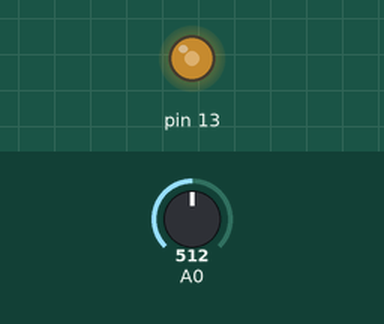
This sketch was run on a simulated Arduino Uno, built with avr-gcc and run on an emulated ATmega328P. Parts: output pins drawn as LEDs (lit = HIGH). Inputs (shaded band) come from the test bench; at power-on: A0 = 512.

Above: at 1.2 s.
1.3 s: A0 set to 0
At 1.47 s:
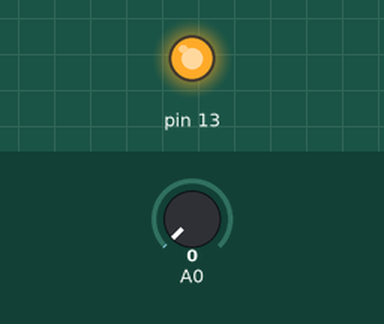
At 3.0 s:
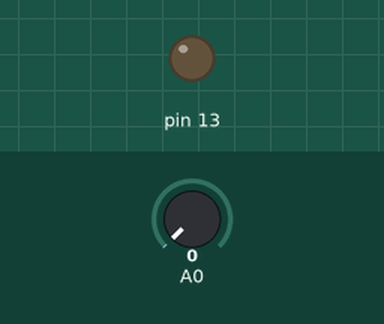
Timing chart, 0 to 10.3 s (numbered marks = the images above; inputs shaded):
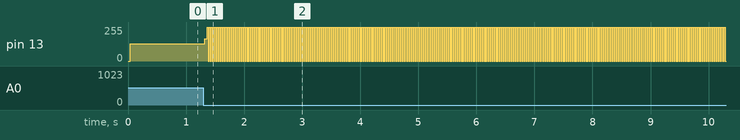

Measured:
- after the input at 1.3 s, pin 13: 128/255 → 166/255 at once, then repeats every 0.03 s: 255/255 0.02 s, 0/255 0.02 s

The sketch:

B.ino
```cpp
#include "Arduino.h"
unsigned int adcvalue, loval, hival;
void setup() {
  // Clear Bit 0 (PRADC) to turn on power for the ADC module
  PRR &= ~(1 << PRADC);
  //ADEN = 1, ADPS[2:0] = 111 (Prescale = 128)
  ADCSRA |= ((1 << ADEN) | (1 << ADPS2) | (1 << ADPS1) | (1 << ADPS0));
  //REFS[1:0] = 01 (AVcc as reference), MUX[2:0] = 000 (Channel 0)
  ADMUX |= ((1 << REFS0));
  // Set PortB Pin 5 as output
  DDRB |= (1 << DDB5);
}
void loop() {
  // ADSC = 1 (Start Conversion)
  ADCSRA |= (1 << ADSC);
  /*Wait for ADSC to go change to '0' to indicate that conversion is complete*/
  while(ADCSRA & (1 << ADSC));
  loval = ADCL;
  hival = ADCH;
  adcvalue = (hival << 8) | loval;
  ledToggle();
  _delay_loop_2(adcvalue);
}
void ledToggle()
{
  PORTB ^= (1 << PORTB5);
}
```
